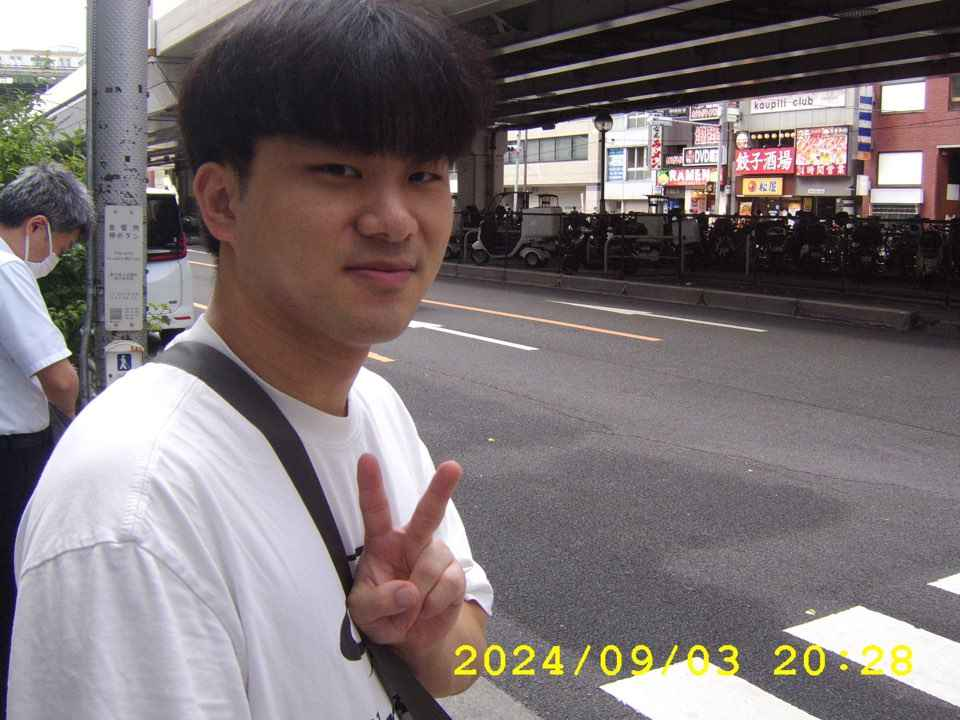
#> input picture Exploration/Ex04/images/image.png, 960 x 720 px
$ jupyter execute --allow-errors Ex04.ipynb
#> lines starting #> are read from the running program, lines starting #| are printed output that depends on the picture
[cell 1]
import os
import urllib
import cv2
import numpy as np
from pixellib.semantic import semantic_segmentation
from matplotlib import pyplot as plt

[cell 2]
img_path = './images/image.png'
img_orig = cv2.imread(img_path)
#> img_orig is the input picture: shape (720, 960, 3); mean B, G, R 115.9, 114, 123.3

print(img_orig.shape)
#| (720, 960, 3)

plt.imshow(cv2.cvtColor(img_orig, cv2.COLOR_BGR2RGB))
plt.show()

[cell 3]
model_dir = './models'

model_file = os.path.join(model_dir, 'deeplabv3_xception_tf_dim_ordering_tf_kernels.h5')

#> (the rest of this cell did not finish here and is left out)

#> (a cell that did not finish here is left out)

[cell 5]
LABEL_NAMES = [
    'background', 'aeroplane', 'bicycle', 'bird', 'boat', 'bottle', 'bus',
    'car', 'cat', 'chair', 'cow', 'diningtable', 'dog', 'horse', 'motorbike',
    'person', 'pottedplant', 'sheep', 'sofa', 'train', 'tv'
]

#> (the rest of this cell did not finish here and is left out)

[cell 6]
colormap = np.zeros((256, 3), dtype = int)
ind = np.arange(256, dtype=int)

for shift in reversed(range(8)):
    for channel in range(3):
        colormap[:, channel] |= ((ind >> channel) & 1) << shift
    ind >>= 3

colormap[:20]

[cell 7]
colormap[15]

[cell 8]
seg_color = (128,128,192)

#> (the rest of this cell did not finish here and is left out)

[cell 9]
img_show = img_orig.copy()

#> (the rest of this cell did not finish here and is left out)

[cell 10]
img_orig_blur = cv2.blur(img_orig, (13,13))
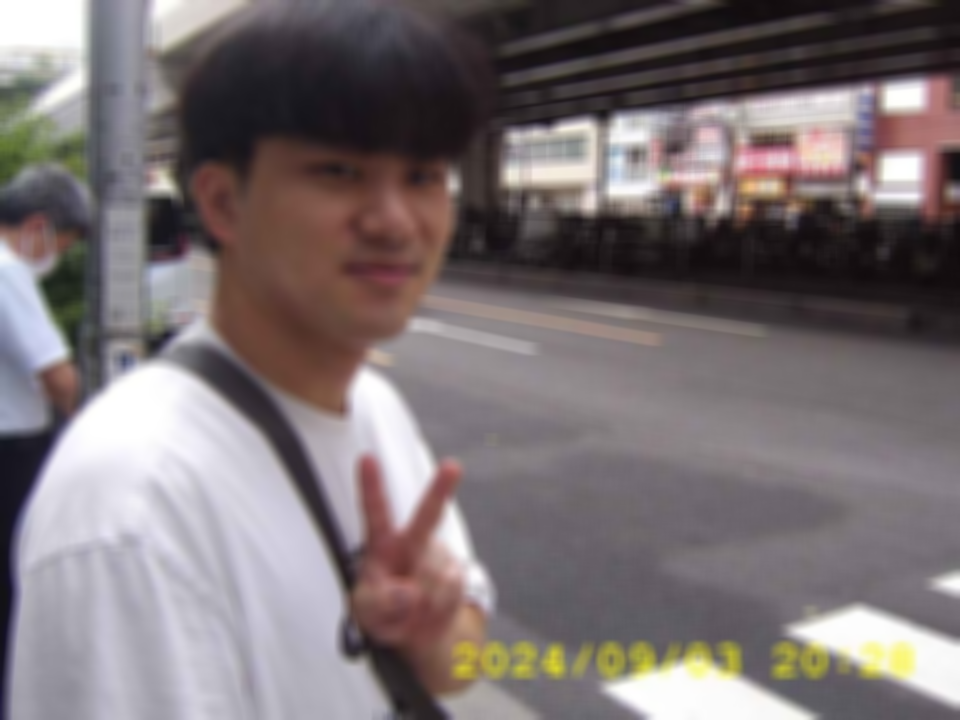
#> img_orig_blur: shape (720, 960, 3); mean B, G, R 115.9, 114, 123.3

plt.imshow(cv2.cvtColor(img_orig_blur, cv2.COLOR_BGR2RGB))
plt.show()

#> (a cell that did not finish here is left out)

#> (a cell that did not finish here is left out)

#> (a cell that did not finish here is left out)

여기까지가 노드 내용

### 문제점
- 왼쪽 아저씨도 같이 선명하게 나온다.
- 목과 눈같이 곡률이 큰 움푹 들어간 부분의 경계가 살짝 벗어나있다.

### 고양이

[cell 14]
img_cat_path = './images/cat.jpg'
img_cat_orig = cv2.imread(img_cat_path)
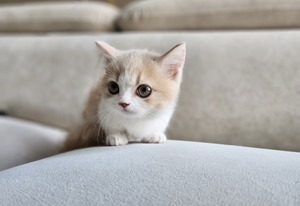
#> input picture Exploration/Ex04/images/cat.jpg, 300 x 206 px
#> img_cat_orig is the input picture: shape (206, 300, 3); mean B, G, R 166.3, 169.1, 171

#> (the rest of this cell did not finish here and is left out)

#> (a cell that did not finish here is left out)

[cell 16]
colormap = np.zeros((256, 3), dtype = int)
ind = np.arange(256, dtype=int)

for shift in reversed(range(8)):
    for channel in range(3):
        colormap[:, channel] |= ((ind >> channel) & 1) << shift
    ind >>= 3

colormap[8]
